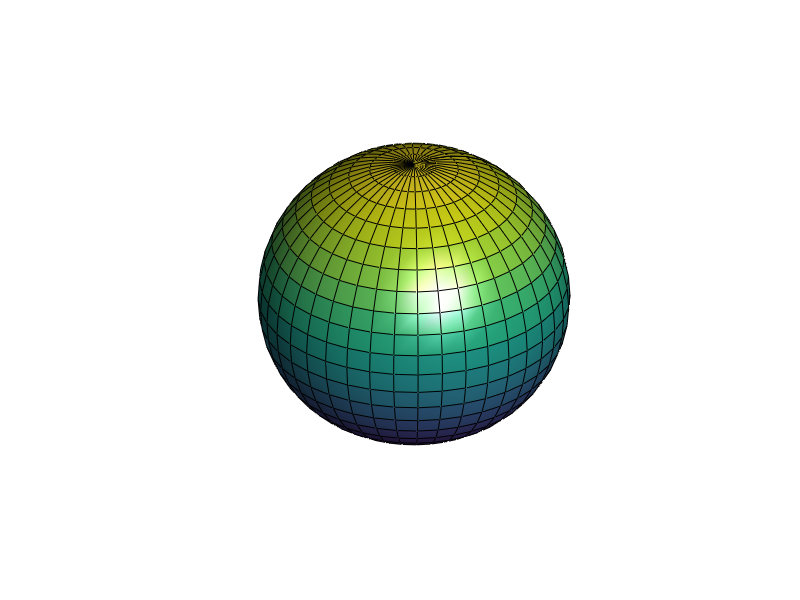

MATLAB code to generate this figure: (Note: this script raises an error after producing the figure.)
saveplot = 1;

%% Define the spherical grid

theta = 0:pi/40:pi;                   % polar angle
phi = 0:pi/20:2*pi;                   % azimuth angle

[phi,theta] = meshgrid(phi,theta);    % define the grid

%% Calculate the Spherical Harmonic

for degree = 1:3

%degree = 3;
order = 0;
amplitude = 30; %15/degree;
radius = 7;

Ymn = legendre(degree,cos(theta(:,1)));
Ymn = Ymn(order+1,:)';
yy = Ymn;

for kk = 2: size(theta,1)
    yy = [yy Ymn];
end

yy = yy.*cos(order*phi);  

order2 = max(max(abs(yy)));
rho = radius + amplitude*yy/order2;

r = rho.*sin(theta);    % convert to Cartesian coordinates
x = r.*cos(phi);
y = r.*sin(phi);
z = rho.*cos(theta);

%% Plot the Spherical Harmonic on the Surface of a Sphere

f = figure('Position', [0, 0, 450, 500]);
if saveplot; set(f, 'Visible', 'off'); end
s = surf(x,y,z);

h = light               % add a light
lighting gouraud    % preferred lighting for a curved surface
axis equal off      % set axis equal and remove axis
if degree == 1; lightangle(h, -15, 30); end
if degree == 2; lightangle(h, -35, 30); end
if degree == 3; lightangle(h, -50, 30); end
%lightangle(h, -35, 30);
%lighting gourad 
%view(40,30)         % set viewpoint
colormap parula
camzoom(1.5)        % zoom into scene

%% Animate the Surface

scale = [linspace(0, 1, 10) linspace(1, -1, 20) linspace(-1, 0, 10)];

path = strcat('plots/anim_sph_harm/', num2str(degree), '_', ...
        num2str(order), '/');
if saveplot; mkdir(path); end

for ii = 1:(length(scale)-1)
    
    rho = radius + scale(ii)*amplitude*yy/order2;   
   
    r = rho.*sin(theta);
    x = r.*cos(phi);       
    y = r.*sin(phi);
    z = rho.*cos(theta);
    
    s.XData = x;    % replace surface x values
    s.YData = y;    % replace surface y values
    s.ZData = z;    % replace surface z values
    
    if not(saveplot); pause(0.1); end
    
    if saveplot
        set(gcf,'PaperUnits','inches','PaperPosition',[0 0 3.5 4]);
        saveas(f, strcat(path, num2str(ii), '.png'))
    end
end

end

